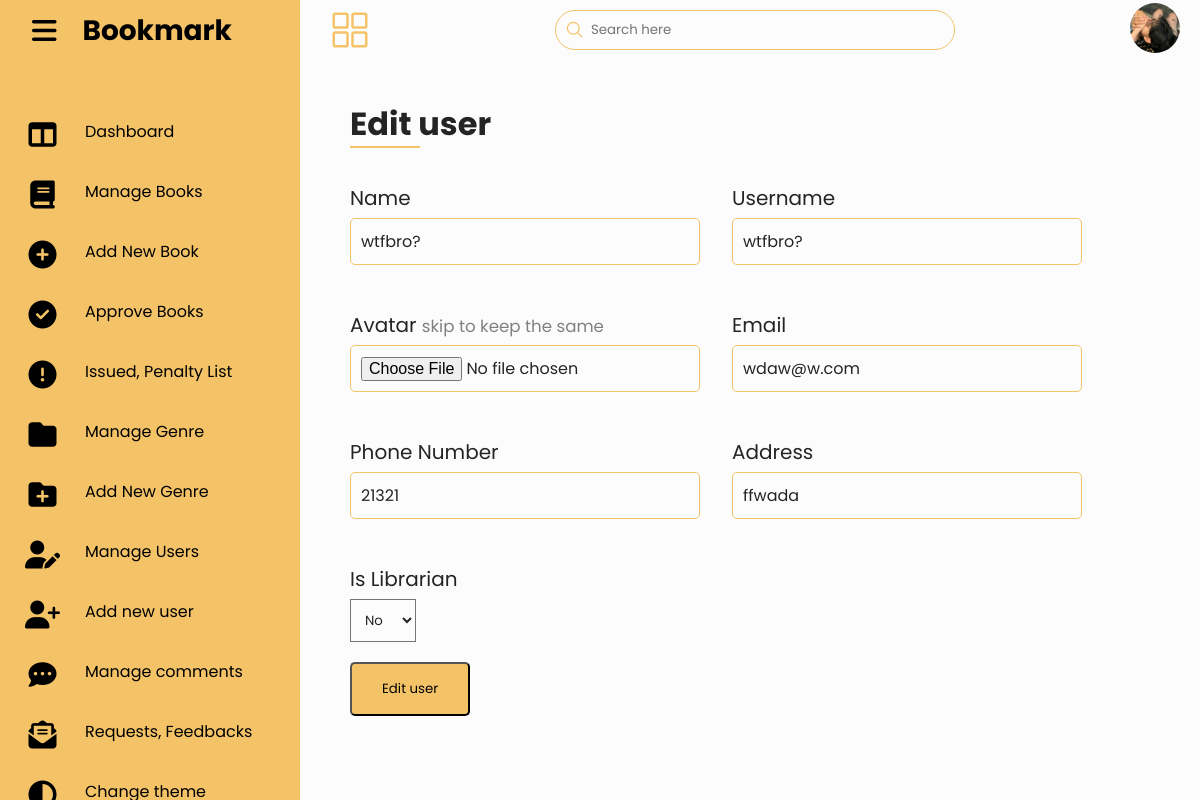
/admin/edit-user.php?id=18 (signed in), run on the app's committed database.
### tables this page shows
CREATE TABLE `users` (
  `id` int(11) NOT NULL,
  `name` varchar(50) NOT NULL,
  `username` varchar(50) NOT NULL,
  `email` varchar(50) NOT NULL,
  `password` varchar(255) NOT NULL,
  `avatar` varchar(255) NOT NULL,
  `utype` varchar(11) NOT NULL,
  `address` text NOT NULL,
  `phone` int(11) NOT NULL,
  `is_admin` int(1) NOT NULL,
  `is_dark` int(1) NOT NULL
);

### admin/edit-user.php (the view, shortened to what this page needs)
<?php
include 'partials/header.php';
$get_id = $_GET['id'];
$user_id = $_SESSION['user_id'];
$imagequery = "SELECT * from users  where id = '$user_id' ";
$imageresult = mysqli_query($connection, $imagequery);
$user = mysqli_fetch_assoc($imageresult);
?>
        <?php include 'partials/main.php' ?>
            <?php
                $user_query = "SELECT * from users  where id = '$get_id'";
                $user_result = mysqli_query($connection, $user_query);
                $edit_user = mysqli_fetch_assoc($user_result);
            ?>
            <div class="book-form" >
                <h1 class="page-title">Edit user</h1>
                <form action="edit-user-logic.php" method="post" enctype="multipart/form-data">
                    <div class="row">
                        <div class="input-box">
                            <span class="title">Name</span>
                            <input type="text" required value="<?= $edit_user['name'] ?>" name="name">
                        </div>
                        <div class="input-box">
                            <span class="title">Username</span>
                            <input type="text" required value="<?= $edit_user['username'] ?>" name="username">
                        </div>
                    </div>
                    <div class="row">
                        <div class="input-box">
                                <span class="title">Avatar  <small style="color: grey;">skip to keep the same</small></span>
                                <input type="file"   placeholder="Cover" name="avatar">
                            </div>
                            <div class="input-box">
                                <span class="title">Email</span>
                                <input type="email"  value="<?= $edit_user['email'] ?>" required placeholder="user Published Year" name="email">
                            </div>
                        </div>
                    <div class="row">
                        <div class="input-box">
                            <span class="title">Phone Number</span>
                            <input type="text" value="<?= $edit_user['phone'] ?>" required placeholder="Add Stock Quantity" name="phone">
                        </div>
                        <div class="input-box">
                            <span class="title">Address</span>
                            <input type="text" value="<?= $edit_user['address'] ?>" required placeholder="Add Stock Quantity" name="address">
                        </div>
                    </div>
                    <div class="row">
                        <div class="input-box">
                        <span class="title">Is Librarian</span>
                        <select name="is_admin" value= "<?= $edit_user['is_admin'] ?>">
                            <option value="2">No   </option>
                        </select>
                        </div>
                    </div>
                    <div class="submit">
                        <button type="submit" name="submit">Edit user</button>
                    </div>
                </form>
            </div>
        </div>
    </div>
</body>
</html>

### admin/partials/main.php (shortened to what this page needs)
<div class="main">
            <div class="topbar">
                <div class="toggle">
                    <ion-icon name="grid-outline"></ion-icon>
                </div>
                <div class="search">
                    <label>
                        <input type="text" placeholder="Search here">
                        <ion-icon name="search-outline"></ion-icon>
                    </label>
                </div>
                <div class="user">
                <li>
                    <img src="<?= ROOT_URL. 'images/' . $user['avatar'] ?>" class="profile" />
                    </li>
                </div>
            </div>

### admin/assets/css/form.css (style rules this page uses)
:root { --blue: #ffd68c; --white: #212121; --gray: #f5f5f5; --gray2: #ffffff; --black1: #2222; --black2: #999; }
.light-theme { --blue: #ffd68c; --white: #ffffff; --gray: #242424; --gray2: #000000; --black1: #0d0d0d22; --black2: #ffffff; }
.book-form { width: 100%; padding: 20px; }
.page-title { margin-bottom: 10px; position: relative; color: var(--gray); }
.page-title::after { content: ''; bottom: 0; width: 70px; height: 2px; left: 0; position: absolute; background-color: var(--blue); }
.book-form .input-box { margin: 20px 0; }
.book-form .input-box span { font-size: 20px; display: block; color: var(--gray); margin: 5px 0; }
.book-form .input-box input { border-radius: 5px; font-size: 16px; padding: 10px; width: 350px; background-color: var(--white); color: var(--gray); border: 1px solid var(--blue); }
.book-form .input-box select { background-color: var(--white); padding: 10px; color: var(--gray); }
.book-form .submit button { background-color: var(--blue); padding: 15px 30px; border-radius: 5px; transition: all 300ms ease; cursor: pointer; }
.book-form .row { display: flex; gap: 2rem; }

### admin/assets/css/style.css (style rules this page uses)
* { font-family: "Poppins", sans-serif; margin: 0; padding: 0; box-sizing: border-box; }
:root { --blue: #ffd68c; --white: #212121; --gray: #f5f5f5; --black1: #2222; --black2: #4e4e4e; }
.light-theme { --blue: #f4c368 ; --white: #fcfcfc; --gray: #242424; --gray2: #000000; --black1: #74747422; --black2: #2a2929; }
body { min-height: 100vh; overflow-x: hidden; }
.main { position: absolute; width: calc(100% - 300px); left: 300px; padding:0 10px; min-height: 100vh; background: var(--white); transition: 0.5s; }
.topbar { width: 100%; height: 60px; display: flex; justify-content: space-between; align-items: center; padding: 0 10px; }
.toggle { position: relative; width: 60px; height: 60px; display: flex; justify-content: center; align-items: center; font-size: 2.5rem; cursor: pointer; }
.toggle ion-icon { color: var(--blue); }
.search { position: relative; width: 400px; margin: 0 10px; }
.search label { height: 40px; border-radius: 40px; padding: 5px 20px; padding-left: 35px; display: flex; align-items: center; width: 100%; font-size: 14px; color: white; outline: none; border: 1px solid var(--blue); }
.search label input { width: 80%; outline: 0; color: white; border: 0; color: var(--gray); background-color: var(--white); }
.search label ion-icon { color: var(--blue); position: absolute; top: 10px; left: 10px; font-size: 1.2rem; }
.user { display: flex; align-items: center; gap: 1rem; cursor: pointer; }
.user img { border-radius: 50%; width: 50px; height: 50px; object-fit: cover; }
.book-form { padding: 40px; }
.user li { list-style-type: none; position: relative; padding: 0.625rem 0 0.5rem; }
.user li .profile { height: 50px; width: 50px; object-fit: cover; object-position: center; border-radius: 50%; cursor: pointer; }

### data on the page
users: avatar (picture)
users: name "wtfbro?", username "wtfbro?", email "wdaw@w.com", phone "21321", address "ffwada", is_admin "No"
